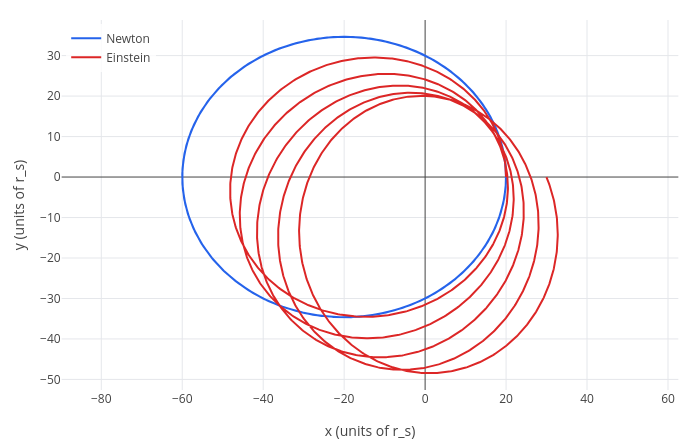

Notebook cell for this chart:
### Markdown cell above
## 5. Mercury's perihelion precession

> **A note on "retrograde".** Mercury's *retrograde* motion, when it seems to move backwards across the sky for a
> few weeks, is a line-of-sight effect: Earth overtakes it (or it overtakes Earth) on the inside track. Copernicus
> and Newton explain that fully. What Newton could *not* explain, and Einstein could, is a different effect: the
> slow turning of Mercury's elliptical orbit, called the **precession of the perihelion**. That is what this section
> shows.

Each orbit, Mercury's point of closest approach to the Sun (the perihelion) moves forward a little. Most of that is
caused by the pull of the other planets, but 43 arcseconds per century were left over, and puzzled astronomers for
fifty years. General relativity predicts exactly that amount.

With $u = 1/r$ as a function of the angle $\phi$ and $h$ the angular momentum per unit mass, the orbit equations are
(in units where $c = 1$, so $GM = r_s/2$):

* Newton: $\;u'' + u = \dfrac{GM}{h^2}$, whose solutions are ellipses that close on themselves.
* General relativity (from the Schwarzschild geodesics): $\;u'' + u = \dfrac{GM}{h^2} + 3GM\,u^2$

Here $'$ means $d/d\phi$: instead of following the planet in time, we describe the orbit's shape, the inverse
distance $u$ in each direction $\phi$. (The [orbits lesson](general-relativity/05-orbits.ipynb) derives both equations
step by step.) The extra term is tiny for Mercury, so to *see* it we take an orbit much closer to the mass: perihelion at
$20\,r_s$, aphelion at $60\,r_s$.

`odeplot` solves first-order equations only, so we give $u'$ its own name, $w$: the equation becomes $u' = w$,
$w' = r_s/(2h^2) - u$ (Newton; Einstein adds $\tfrac32 r_s u^2$). The arguments of `odeplot` are, in order:
the right-hand sides `[w, r_s/(2*h^2)-u]`; the unknowns `[u w]` in the same order; the independent variable `phi`; the
start values `[1/rp 0]` (at perihelion $u = 1/r_p$ and $u' = 0$); the range of $\phi$, `0, 10*pi` (five turns); and
what to draw, `[cos(phi)/u sin(phi)/u]`, which is $x = r\cos\phi$ and $y = r\sin\phi$ with $r = 1/u$. Lengths are in
units of $r_s$, and $h = \sqrt{15}$ gives the orbit with perihelion 20 and aphelion 60:

### Code cell
r_s = 1;
h = sqrt(15);
rp = 20;
newton = odeplot([w, r_s/(2*h^2)-u], [u w], phi, [1/rp 0], 0, 10*pi, [cos(phi)/u sin(phi)/u]);
einstein = odeplot([w, r_s/(2*h^2)+1.5*r_s*u^2-u], [u w], phi, [1/rp 0], 0, 10*pi, [cos(phi)/u sin(phi)/u]);
labels(legend(show(newton, einstein), "Newton", "Einstein"), "x (units of r_s)", "y (units of r_s)")

### Figure 1 — Plotly figure (JSON) as saved in the notebook; plotly's stock layout.template omitted (floating-point values rounded to 4 significant figures; data arrays with more than 128 entries replaced by an {"elided": "..."} marker saying what was removed)
{"data": [{"line": {"color": "#2563eb", "width": 2}, "mode": "lines", "name": "Newton", "type": "scatter", "x": {"elided": "2790 float values"}, "y": {"elided": "2790 float values"}}, {"line": {"color": "#dc2626", "width": 2}, "mode": "lines", "name": "Einstein", "type": "scatter", "x": {"elided": "2801 float values"}, "y": {"elided": "2801 float values"}}], "layout": {"height": 440, "legend": {"bgcolor": "rgba(255,255,255,0.8)", "x": 0.01, "xanchor": "left", "y": 0.99, "yanchor": "top"}, "margin": {"b": 50, "l": 60, "r": 20, "t": 20}, "showlegend": true, "title": {"text": ""}, "width": 700, "xaxis": {"constrain": "domain", "range": [-89.79, 62.56], "title": {"text": "x (units of r_s)"}, "zeroline": true}, "yaxis": {"constrain": "domain", "range": [-52.61, 38.8], "scaleanchor": "x", "scaleratio": 1, "title": {"text": "y (units of r_s)"}, "zeroline": true}}}
